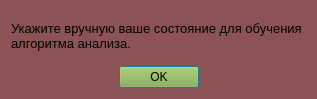
<?xml version="1.0" encoding="UTF-8"?>
<ui version="4.0">
 <class>Dialog</class>
 <widget class="QDialog" name="Dialog">
  <property name="windowModality">
   <enum>Qt::NonModal</enum>
  </property>
  <property name="geometry">
   <rect>
    <x>0</x>
    <y>0</y>
    <width>317</width>
    <height>99</height>
   </rect>
  </property>
  <property name="sizePolicy">
   <sizepolicy hsizetype="MinimumExpanding" vsizetype="Expanding">
    <horstretch>0</horstretch>
    <verstretch>0</verstretch>
   </sizepolicy>
  </property>
  <property name="windowTitle">
   <string>Предупреждение</string>
  </property>
  <property name="styleSheet">
   <string notr="true">background-color: rgb(139, 83, 83);</string>
  </property>
  <layout class="QVBoxLayout" name="verticalLayout">
   <property name="sizeConstraint">
    <enum>QLayout::SetDefaultConstraint</enum>
   </property>
   <item>
    <widget class="QLabel" name="label">
     <property name="font">
      <font>
       <pointsize>10</pointsize>
      </font>
     </property>
     <property name="text">
      <string>Укажите вручную ваше состояние для обучения алгоритма анализа.</string>
     </property>
     <property name="textFormat">
      <enum>Qt::PlainText</enum>
     </property>
     <property name="wordWrap">
      <bool>true</bool>
     </property>
    </widget>
   </item>
   <item>
    <widget class="QDialogButtonBox" name="buttonBox">
     <property name="styleSheet">
      <string notr="true">background-color: rgb(137, 173, 59);</string>
     </property>
     <property name="orientation">
      <enum>Qt::Horizontal</enum>
     </property>
     <property name="standardButtons">
      <set>QDialogButtonBox::Ok</set>
     </property>
     <property name="centerButtons">
      <bool>true</bool>
     </property>
    </widget>
   </item>
  </layout>
 </widget>
 <resources/>
 <connections>
  <connection>
   <sender>buttonBox</sender>
   <signal>accepted()</signal>
   <receiver>Dialog</receiver>
   <slot>accept()</slot>
   <hints>
    <hint type="sourcelabel">
     <x>248</x>
     <y>254</y>
    </hint>
    <hint type="destinationlabel">
     <x>157</x>
     <y>274</y>
    </hint>
   </hints>
  </connection>
  <connection>
   <sender>buttonBox</sender>
   <signal>rejected()</signal>
   <receiver>Dialog</receiver>
   <slot>reject()</slot>
   <hints>
    <hint type="sourcelabel">
     <x>316</x>
     <y>260</y>
    </hint>
    <hint type="destinationlabel">
     <x>286</x>
     <y>274</y>
    </hint>
   </hints>
  </connection>
 </connections>
</ui>
